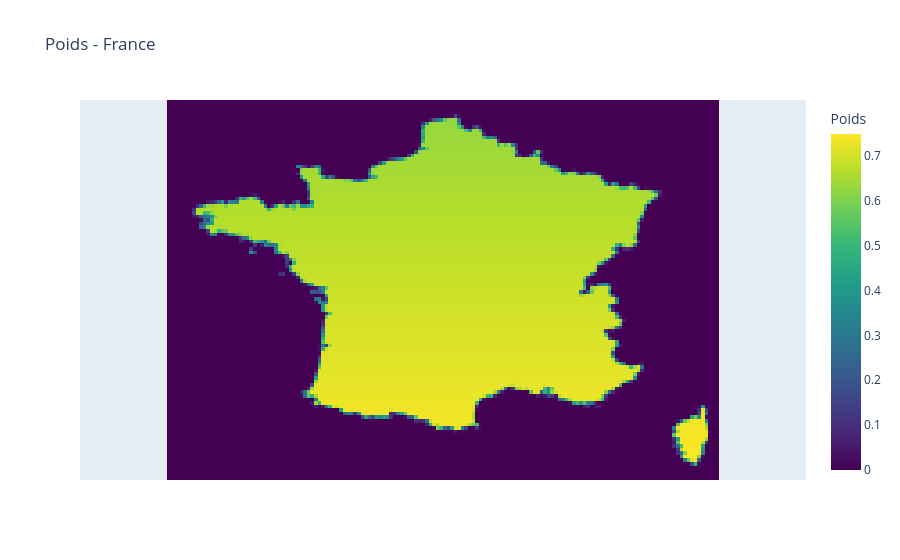

Notebook code cell kept with this figure:
### Code cell
fig_weights_prop_precise = visualize_weights(weights_prop_precise, title="Poids - France")
fig_weights_prop_precise

### Figure 1 — Plotly figure (JSON) as saved in the notebook; plotly's stock layout.template omitted (floating-point values rounded to 4 significant figures; data arrays with more than 128 entries replaced by an {"elided": "..."} marker saying what was removed)
{"data": [{"coloraxis": "coloraxis", "hovertemplate": "longitude: %{x}<br>latitude: %{y}<br>Poids: %{z}<extra></extra>", "name": "0", "type": "heatmap", "x": {"elided": "154 float values"}, "xaxis": "x", "y": [41.0, 41.1, 41.2, 41.3, 41.4, 41.5, 41.6, 41.7, 41.8, 41.9, 42.0, 42.1, 42.2, 42.3, 42.4, 42.5, 42.6, 42.7, 42.8, 42.9, 43.0, 43.1, 43.2, 43.3, 43.4, 43.5, 43.6, 43.7, 43.8, 43.9, 44.0, 44.1, 44.2, 44.3, 44.4, 44.5, 44.6, 44.7, 44.8, 44.9, 45.0, 45.1, 45.2, 45.3, 45.4, 45.5, 45.6, 45.7, 45.8, 45.9, 46.0, 46.1, 46.2, 46.3, 46.4, 46.5, 46.6, 46.7, 46.8, 46.9, 47.0, 47.1, 47.2, 47.3, 47.4, 47.5, 47.6, 47.7, 47.8, 47.9, 48.0, 48.1, 48.2, 48.3, 48.4, 48.5, 48.6, 48.7, 48.8, 48.9, 49.0, 49.1, 49.2, 49.3, 49.4, 49.5, 49.6, 49.7, 49.8, 49.9, 50.0, 50.1, 50.2, 50.3, 50.4, 50.5, 50.6, 50.7, 50.8, 50.9, 51.0, 51.1, 51.2, 51.3, 51.4, 51.5], "yaxis": "y", "z": {"elided": "106x154 float values"}}], "layout": {"coloraxis": {"colorbar": {"title": {"text": "Poids"}}, "colorscale": [[0, "#440154"], [0.1111, "#482878"], [0.2222, "#3e4989"], [0.3333, "#31688e"], [0.4444, "#26828e"], [0.5556, "#1f9e89"], [0.6667, "#35b779"], [0.7778, "#6ece58"], [0.8889, "#b5de2b"], [1, "#fde725"]]}, "title": {"text": "Poids - France"}, "xaxis": {"anchor": "y", "domain": [0, 1], "showgrid": false, "showticklabels": false, "title": {}, "zeroline": false}, "yaxis": {"anchor": "x", "autorange": true, "domain": [0, 1], "scaleanchor": "x", "scaleratio": 1, "showgrid": false, "showticklabels": false, "title": {}, "zeroline": false}}}
